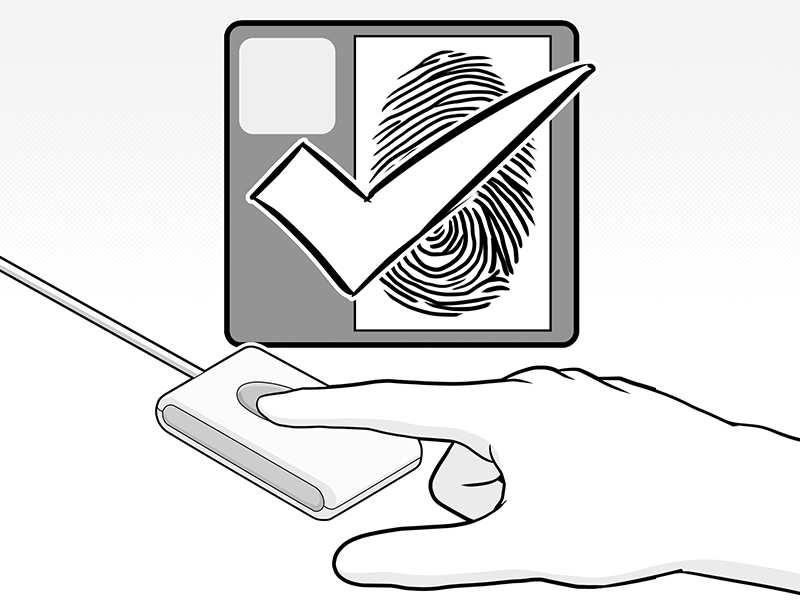
#> input picture client/src/assets/instruction.jpg, 800 x 600 px
$ python -i fingerprint_processor.py   (imports and definitions only)   (older library calls are emulated)
#> lines starting #> are read from the running program, lines starting #| are printed output that depends on the picture; after the words box and inside, x2 and y2 are one past the last pixel; in counts of white or black regions, pixels touching at a corner belong together
#> further down, picture is the input picture: shape (600, 800, 3); min 0, max 255, mean 226.4
import cv2
import numpy as np
from scipy import ndimage
import base64
from PIL import Image
import io
import math
import random

# Check if cv2.ximgproc is available (for thinning)
XIMGPROC_AVAILABLE = False
try:
    from cv2 import ximgproc
    XIMGPROC_AVAILABLE = True
except ImportError:
    print("OpenCV ximgproc module not available. Using basic processing instead.")

class FingerprintProcessor:
    """Enhanced fingerprint processing with robust feature extraction."""

    # [52 lines left out: function base64_to_image, not called in this run]

    @staticmethod
    def preprocess_fingerprint(img, target_size=(500, 500)):
        """Advanced and highly robust fingerprint preprocessing."""
#> called with target_size = (500, 500)
        try:
            print(f"Beginning preprocessing: input shape={img.shape}, dtype={img.dtype}")
#| Beginning preprocessing: input shape=(600, 800, 3), dtype=uint8

            # Convert to grayscale if not already
            if len(img.shape) == 3:
                gray = cv2.cvtColor(img, cv2.COLOR_BGR2GRAY)
            else:
                gray = img.copy()

            # Check for blank or low-contrast images
            if np.std(gray) < 5:  # Very low contrast
                print("WARNING: Very low contrast image detected")
                # Apply artificial contrast enhancement
                gray = (gray.astype(np.float32) - np.min(gray)) * (255.0 / max(1, np.max(gray) - np.min(gray)))
                gray = gray.astype(np.uint8)

            # Standardize size
            try:
                gray = cv2.resize(gray, target_size)
#> gray: shape (500, 500)
            except Exception as resize_error:
                print(f"Resize error: {str(resize_error)}")
                # Create a new image with target size
                new_gray = np.ones(target_size, dtype=np.uint8) * 128
                h, w = min(gray.shape[0], target_size[1]), min(gray.shape[1], target_size[0])
                new_gray[:h, :w] = gray[:h, :w]
                gray = new_gray

            # Save original for backup
            original_gray = gray.copy()

            # Step 1: Apply multiple noise reduction techniques
            try:
                # Start with bilateral filter for edge-preserving noise reduction
                denoised = cv2.bilateralFilter(gray, 9, 75, 75)

                # Apply Gaussian blur as a fallback if bilateral produces errors
                blurred = cv2.GaussianBlur(gray, (5, 5), 0)
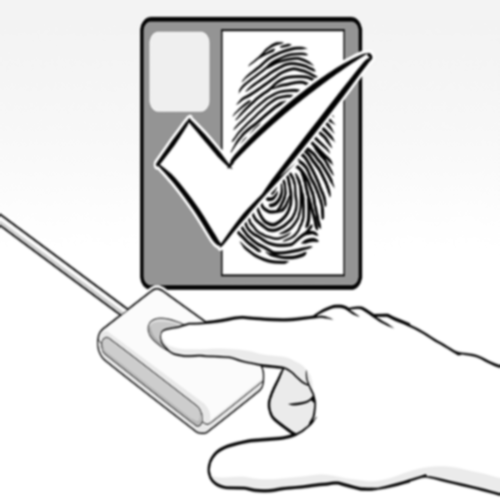
#> blurred: shape (500, 500); min 1, max 255, mean 226.4

                # Choose the best result
                if np.std(denoised) > np.std(blurred):
                    processed = denoised
                else:
                    processed = blurred
            except Exception as denoise_error:
                print(f"Denoising error: {str(denoise_error)}")
                processed = gray  # Use original if denoising fails

            # Step 2: Multi-stage contrast enhancement
            try:
                # Apply CLAHE (Contrast Limited Adaptive Histogram Equalization)
                clahe = cv2.createCLAHE(clipLimit=3.0, tileGridSize=(8, 8))
                enhanced = clahe.apply(processed)

                # Add histogram equalization
                hist_eq = cv2.equalizeHist(enhanced)
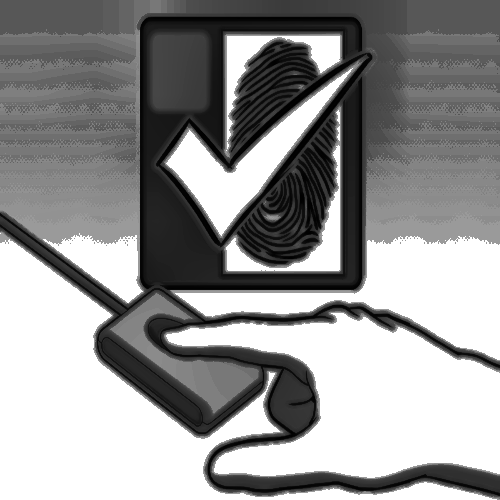
#> hist_eq: shape (500, 500); min 0, max 255, mean 148.4

                # Blend the two enhancements
                enhanced = cv2.addWeighted(enhanced, 0.7, hist_eq, 0.3, 0)
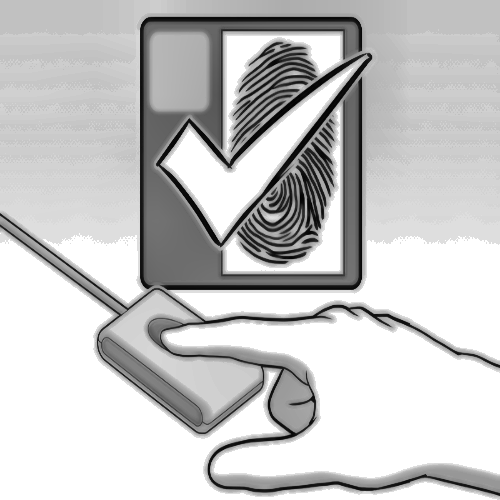
#> enhanced: shape (500, 500); min 1, max 255, mean 198.8
            except Exception as enhance_error:
                print(f"Enhancement error: {str(enhance_error)}")
                enhanced = processed  # Use previous step if enhancement fails

            # Step 3: Try various binarization methods and pick the best
            binary_results = []

            try:
                # Method 1: Otsu thresholding
                _, otsu = cv2.threshold(enhanced, 0, 255, cv2.THRESH_BINARY + cv2.THRESH_OTSU)
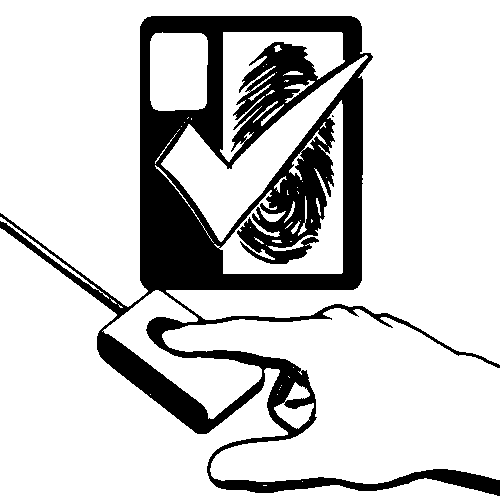
#> otsu: shape (500, 500); 80.4% white; 2 black regions (1 under 20 px), largest, box (x1, y1, x2, y2) and area: (0, 16, 500, 496) 48899
                binary_results.append(("otsu", otsu))

                # Method 2: Adaptive thresholding
                adaptive = cv2.adaptiveThreshold(
                    enhanced,
                    255,
                    cv2.ADAPTIVE_THRESH_GAUSSIAN_C,
                    cv2.THRESH_BINARY_INV,
                    25,  # Block size
                    5    # Constant
                )
#> adaptive: shape (500, 500); 12.6% white; 748 white regions (678 under 20 px), largest, box (x1, y1, x2, y2) and area: (0, 213, 500, 496) 7973, (140, 17, 362, 289) 5178, (156, 53, 372, 247) 3200
                binary_results.append(("adaptive", adaptive))

                # Method 3: Fixed threshold
                _, fixed = cv2.threshold(enhanced, 127, 255, cv2.THRESH_BINARY)
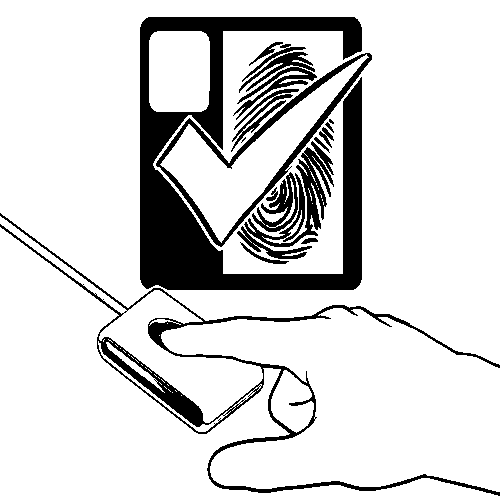
#> fixed: shape (500, 500); 84.7% white; 18 black regions (2 under 20 px), largest, box (x1, y1, x2, y2) and area: (140, 17, 362, 290) 20591, (0, 213, 500, 496) 7337, (156, 53, 372, 247) 3294
                binary_results.append(("fixed", fixed))

                # Pick the best binary result (most ridge pixels)
                best_binary = None
                best_count = -1
                best_method = ""

                for method, binary in binary_results:
                    white_count = np.sum(binary > 0)
                    if white_count > best_count and white_count < 0.7 * binary.size:  # Avoid too many white pixels
                        best_count = white_count
                        best_binary = binary
                        best_method = method
#> this loop made 3 passes
#> (method, white_count, best_count, best_method) on pass 2: ('adaptive', 31589, 31589, 'adaptive')
#> after the loop, best_count = 31589

                if best_binary is not None:
                    print(f"Selected {best_method} binarization")
#| Selected adaptive binarization
                    binary = best_binary
                else:
                    # Default to adaptive if selection fails
                    binary = adaptive
            except Exception as binary_error:
                print(f"Binarization error: {str(binary_error)}")
                # Fallback to simple thresholding
                _, binary = cv2.threshold(enhanced, 127, 255, cv2.THRESH_BINARY)

            # Step 4: Clean up with morphological operations
            try:
                kernel = np.ones((3, 3), np.uint8)
                cleaned = cv2.morphologyEx(binary, cv2.MORPH_CLOSE, kernel)
#> cleaned: shape (500, 500); 14.9% white; 162 white regions (120 under 20 px), largest, box (x1, y1, x2, y2) and area: (0, 17, 500, 496) 24620, (231, 42, 317, 120) 2103, (208, 100, 348, 279) 1629
                cleaned = cv2.morphologyEx(cleaned, cv2.MORPH_OPEN, kernel)
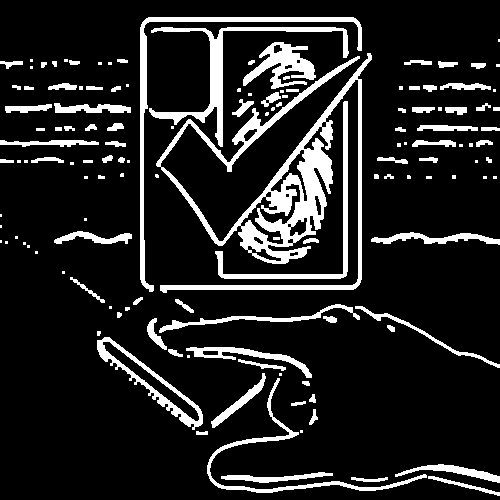
#> cleaned: shape (500, 500); 13.4% white; 137 white regions (52 under 20 px), largest, box (x1, y1, x2, y2) and area: (156, 53, 372, 293) 10144, (140, 17, 362, 292) 2569, (149, 27, 349, 147) 2538
            except Exception as morph_error:
                print(f"Morphological operations error: {str(morph_error)}")
                cleaned = binary  # Use binary if morphological operations fail

            # Step 5: Skeletonization/thinning
            try:
                if XIMGPROC_AVAILABLE:
                    skeleton = cv2.ximgproc.thinning(cleaned)
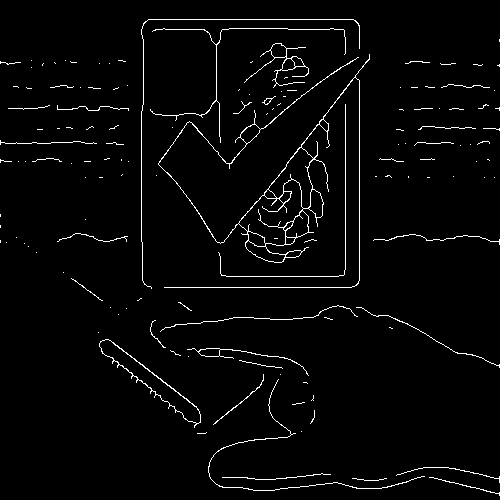
#> skeleton: shape (500, 500); 2.6% white in thin lines or dots
                else:
                    # Basic morphological thinning
                    skeleton = FingerprintProcessor._morphological_thinning(cleaned)
            except Exception as skeleton_error:
                print(f"Skeletonization error: {str(skeleton_error)}")
                skeleton = cleaned  # Use cleaned if skeletonization fails

            # Ensure there are white ridges by checking white pixel count
            ridge_pixel_count = np.sum(skeleton > 0)
#> ridge_pixel_count = 6591
            expected_min_pixels = 1000  # Minimum expected ridge pixels

            if ridge_pixel_count < expected_min_pixels:
                print(f"WARNING: Low ridge pixel count ({ridge_pixel_count}). Trying inversion.")
                # Try inverting the image
                skeleton = 255 - skeleton
                ridge_pixel_count = np.sum(skeleton > 0)

                # If still too few, use original image with adaptive threshold
                if ridge_pixel_count < expected_min_pixels:
                    print("Still low ridge count. Using original with adaptive threshold.")
                    skeleton = cv2.adaptiveThreshold(
                        original_gray,
                        255,
                        cv2.ADAPTIVE_THRESH_GAUSSIAN_C,
                        cv2.THRESH_BINARY_INV,
                        25,
                        5
                    )

            print(f"Preprocessing complete: ridge pixels={np.sum(skeleton > 0)}")
#| Preprocessing complete: ridge pixels=6591
#> (the rest of the program and of its run is left out)
